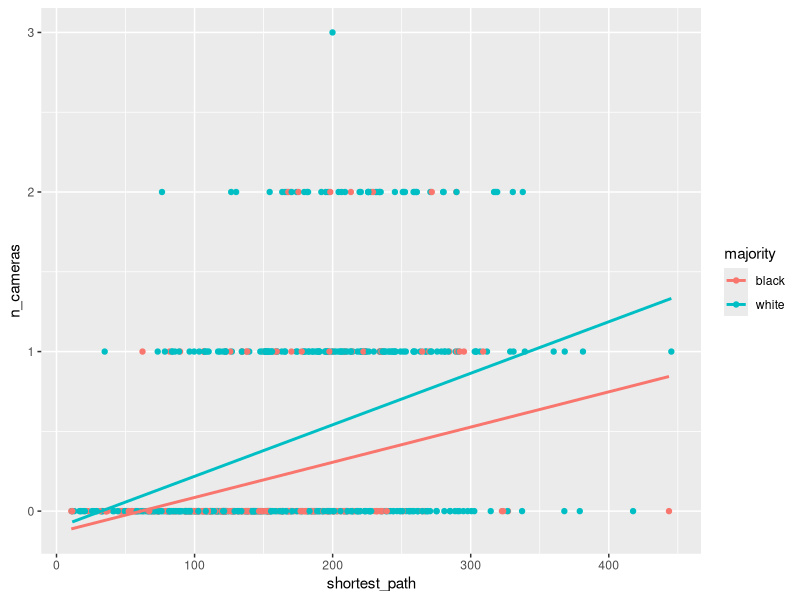

The R script that drew this image:
## ---- chunk 1
library(ggplot2)
## ---- chunk 2
data <- read.csv('./high-school-1-closest.csv')

head(data)
## ---- chunk 3
ggplot(data, aes(x = shortest_path, y=n_cameras, color=majority)) +  geom_point() + geom_smooth(method = "lm", se = FALSE)
## ---- chunk 4
linmod <- lm(shortest_path ~ majority, data=data)

summary(linmod)
## ---- chunk 5
linmod <- lm(n_cameras ~ shortest_path + majority + 0, data=data)

summary(linmod)
